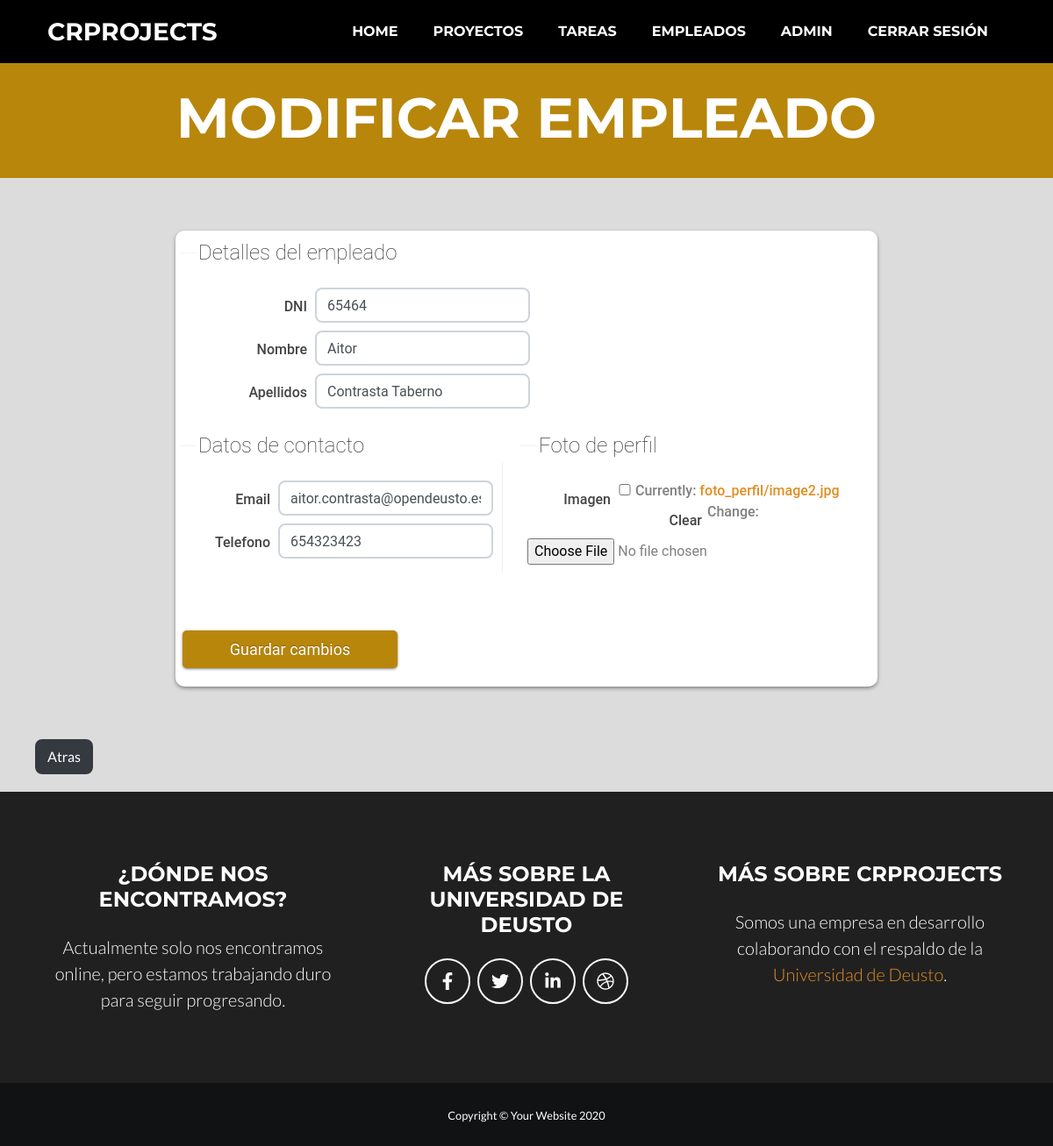
Page /empleado/13/update/ (signed in) on the committed database.
### appGestorProyectos/models.py (models this page shows, shortened)
class Empleado(models.Model):
    dni = models.CharField(max_length=9)
    nombre = models.CharField(max_length=50)
    apellidos = models.CharField(max_length=150)
    email = models.EmailField(max_length=254)
    telefono = models.IntegerField(default=0)
    imagen = models.ImageField(upload_to="foto_perfil", null=True, blank=True)

### appGestorProyectos/views.py (the view)
# urls.py: path('empleado/<int:pk>/update/', views.EmpleadoUpdateView.as_view(), name='empleado_update'),
class EmpleadoUpdateView(LoginRequiredMixin, UpdateView):
    model = Empleado
    form_class = EmpleadoForm
    template_name = "empleado_update.html"
    success_url = reverse_lazy('empleado_list')

### appGestorProyectos/forms.py
class EmpleadoForm(ModelForm):
    class Meta:
        model = Empleado
        fields = '__all__'
        widgets = {
            'dni': forms.TextInput(attrs={'class': 'form-control'}),
            'nombre': forms.TextInput(attrs={'class': 'form-control'}),
            'apellidos': forms.TextInput(attrs={'class': 'form-control'}),
            'email': forms.EmailInput(attrs={'class': 'form-control'}),
            'telefono': forms.NumberInput(attrs={'class': 'form-control'}),
        }

### appGestorProyectos/templates/empleado_update.html (shortened to what this page needs)
{% extends 'index.html' %}
{% load static %}
{% block styles %}
<link rel="stylesheet" href="{% static 'css/empleado_form.css' %}">
{% endblock %}
{% block header %}
<header class="masthead bg-primary text-white text-center">
    <div class="container d-flex align-items-center flex-column">
        <h1 class="masthead-heading text-uppercase mb-0">Modificar empleado</h1>
    </div>
</header>
{% endblock %}
{% block main %}
<main>
    <section id="pfbody">
        <form method="post" class="register" enctype="multipart/form-data">
            <fieldset class="row1">
                <legend>Detalles del empleado</legend>
                <p class="pfp">
                    <label>DNI</label>
                    {{ form.dni }}
                </p>
                <p class="pfp">
                    <label>Nombre</label>
                    {{ form.nombre }}
                </p>
                <p class="pfp">
                    <label>Apellidos</label>
                    {{ form.apellidos }}
                </p>
            </fieldset>
            <fieldset class="row2">
                <legend>Datos de contacto</legend>
                <p class="pfp">
                    <label>Email</label>
                    {{ form.email }}
                </p>
                <p class="pfp">
                    <label>Telefono</label>
                    {{ form.telefono }}
                </p>
            </fieldset>
            <fieldset class="row3">
                <legend>Foto de perfil</legend>
                <p class="pfp">
                    <label>Imagen</label>
                    {{ form.imagen }}
                </p>
            </fieldset>
            <div>
                <input class="button" type="submit" name="submit" value="Guardar cambios">
            </div>
        </form>
    </section>
    <div id="boton_atras">
        <a class="btn btn-dark" href="javascript: history.go(-1)">Atras</a>
    </div>
</main>
{% endblock %}

### appGestorProyectos/templates/index.html (shortened to what this page needs)
{% load static i18n %}
<!DOCTYPE html>
<html lang="en">
    <head>
        {% block css %}
        <link href="{% static 'css/estilos.css' %}" rel="stylesheet" />
        {% block styles %}
        {% endblock %}
        {% endblock %}
    </head>
    <body id="page-top">
        <nav class="navbar navbar-expand-lg bg-secondary text-uppercase fixed-top" id="mainNav">
            <div class="container">
                <a class="navbar-brand js-scroll-trigger" href="{% url 'home' %}">CRProjects</a>
                <div class="collapse navbar-collapse" id="navbarResponsive">
                    <ul class="navbar-nav ml-auto">
                        <li class="nav-item mx-0 mx-lg-1"><a class="subrayado nav-link py-3 px-0 px-lg-3 rounded js-scroll-trigger" href="{% url 'home' %}">HOME</a></li>
                        <li class="nav-item mx-0 mx-lg-1"><a class="subrayado nav-link py-3 px-0 px-lg-3 rounded js-scroll-trigger" href="{% url 'proyecto_list' %}">PROYECTOS</a></li>
                        <li class="nav-item mx-0 mx-lg-1"><a class="subrayado nav-link py-3 px-0 px-lg-3 rounded js-scroll-trigger" href="{% url 'tarea_list' %}">TAREAS</a></li>
                        <li class="nav-item mx-0 mx-lg-1"><a class="subrayado nav-link py-3 px-0 px-lg-3 rounded js-scroll-trigger" href="{% url 'empleado_list' %}">EMPLEADOS</a></li>
                        {% if user.is_authenticated %}
                            <li class="fontsizee nav-item mx-0 mx-lg-1"><a class="nav-link py-3 px-0 px-lg-3 rounded js-scroll-trigger">{{ user.username }}</a> </li>
                            <li class="fontsizee nav-item mx-0 mx-lg-1"><a class="subrayado nav-link py-3 px-0 px-lg-3 rounded js-scroll-trigger" href="{% url 'logout' %}">CERRAR SESIÓN</a></li>
                        {% else %}
                            <li class="nav-item mx-0 mx-lg-1"><a class="subrayado nav-link py-3 px-0 px-lg-3 rounded js-scroll-trigger" href="{% url 'login' %}">INICIAR SESION</a></li>
                        {% endif %}
                    </ul>
                </div>
            </div>
        </nav>
        {% block header %}
        {% endblock %}
        {% block main %}
        {% endblock %}
        <footer class="footer text-center">
            <div class="container">
                <div class="row">
                    <div class="col-lg-4 mb-5 mb-lg-0">
                        <h4 class="text-uppercase mb-4">¿Dónde nos encontramos?</h4>
                        <p class="lead mb-0">Actualmente solo nos encontramos online, pero estamos trabajando duro para seguir progresando.</p>
                    </div>
                    <div class="col-lg-4 mb-5 mb-lg-0">
                        <h4 class="text-uppercase mb-4">Más sobre la Universidad de Deusto</h4>
                        <a class="btn btn-outline-light btn-social mx-1" href="https://www.facebook.com/UDeusto/"><i class="fab fa-fw fa-facebook-f"></i></a><a class="btn btn-outline-light btn-social mx-1" href="https://twitter.com/deusto?ref_src=twsrc%5Egoogle%7Ctwcamp%5Eserp%7Ctwgr%5Eauthor"><i class="fab fa-fw fa-twitter"></i></a><a class="btn btn-outline-light btn-social mx-1" href="https://www.linkedin.com/school/deusto/"><i class="fab fa-fw fa-linkedin-in"></i></a><a class="btn btn-outline-light btn-social mx-1" href="https://twitter.com/deustosd?lang=es"><i class="fab fa-fw fa-dribbble"></i></a>
                    </div>
                    <div class="col-lg-4">
                        <h4 class="text-uppercase mb-4">Más sobre CRProjects</h4>
                        <p class="lead mb-0">Somos una empresa en desarrollo colaborando con el respaldo de la <a class="subrayado" href="https://www.deusto.es/cs/Satellite/deusto/es/universidad-deusto">Universidad de Deusto</a>.</p>
                    </div>
                </div>
            </div>
        </footer>
        <section class="copyright py-4 text-center text-white">
            <div class="container"><small>Copyright © Your Website 2020</small></div>
        </section>
    </body>
</html>

### appGestorProyectos/static/css/empleado_form.css (style rules this page uses)
* { padding: 0; margin: 0; border: 0; }
#pfbody { color: #373C40; font-family: 'Roboto', sans-serif; height: 100%; background-color: #dcdcdc; display: flex; }
#pfbody { font-size: 70%; }
.pfp { padding: 7px 0 7px 0; font-weight: 500; font-size: 1rem; }
form.register { width:800px; margin: 5% auto; height:520px; background-color:#fff; padding:5px; -moz-border-radius:20px; -webkit-border-radius:20px; border-radius: 10px; box-shadow: 0 2px 4px rgba(0, 0, 0, 0.4); }
form p { font-size: 8pt; clear:both; margin: 0; color:gray; padding:4px; }
form.register fieldset.row1 { width:770px; padding:5px; float:left; border-top:1px solid #F5F5F5; margin-bottom:15px; }
form.register fieldset.row1 label { width:140px; float: left; text-align: right; margin-right: 6px; margin-top: 10px; }
form.register fieldset.row2 { border-top:1px solid #F1F1F1; border-right:1px solid #F1F1F1; height:165px; padding:5px; float:left; }
form.register fieldset.row3 { border-top:1px solid #F1F1F1; padding:5px; float:left; margin-bottom:60px; width:400px; margin-left: 20px; }
form.register legend { color: #212529; padding:2px; margin-left: 14px; font-weight:bold; font-size: 1.5rem; font-weight:100; }
form.register label { color:#444; width:98px; float: left; text-align: right; margin-right: 6px; margin-top: 10px; }
form.register input { width: 245px; float: left; margin-right: 5px; margin-left: 3px; }
.button { background: #b8860b url(../img/overlay.png) repeat-x; padding: 8px 10px 8px; color: #fff; text-decoration: none; -moz-border-radius: 5px; -webkit-border-radius: 5px; -moz-box-shadow: 0 1px 3px rgba(0,0,0,0.5); -webkit-box-shadow: 0 1px 3px rgba(0,0,0,0.5); text-shadow: 0 -1px 1px rgba(0,0,0,0.25); cursor: pointer; float:left; font-size:18px; margin:10px; }
form.register input[type=checkbox] { width:14px; margin-top:4px; }
#boton_atras { background-color: #dcdcdc; padding-bottom: 20px; }
#boton_atras a { margin-left: 40px; }

### rows in the picture
Empleado: dni "65464", nombre "Aitor", apellidos "Contrasta Taberno", email "aitor.contrasta@opendeusto.es", telefono "654323423"

### other values in the picture
{{ user.username }} "ADMIN"
